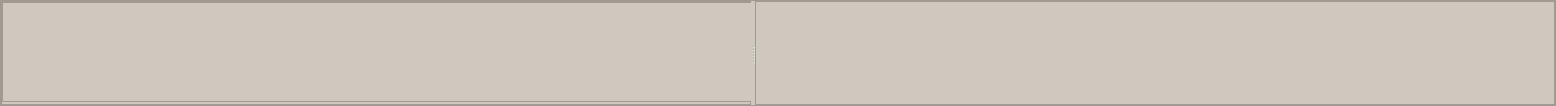
             <widget class="QFrame" name="frFooter">
              <property name="minimumSize">
               <size>
                <width>0</width>
                <height>80</height>
               </size>
              </property>
              <property name="maximumSize">
               <size>
                <width>16777215</width>
                <height>16777215</height>
               </size>
              </property>
              <property name="baseSize">
               <size>
                <width>0</width>
                <height>100</height>
               </size>
              </property>
              <property name="styleSheet">
               <string notr="true">background-color: #cfc8be;</string>
              </property>
              <property name="frameShape">
               <enum>QFrame::StyledPanel</enum>
              </property>
              <property name="frameShadow">
               <enum>QFrame::Raised</enum>
              </property>
              <layout class="QHBoxLayout" name="horizontalLayout_17">
               <property name="spacing">
                <number>0</number>
               </property>
               <property name="leftMargin">
                <number>0</number>
               </property>
               <property name="topMargin">
                <number>0</number>
               </property>
               <property name="rightMargin">
                <number>0</number>
               </property>
               <property name="bottomMargin">
                <number>0</number>
               </property>
               <item>
                <widget class="QSplitter" name="splitter_4">
                 <property name="minimumSize">
                  <size>
                   <width>0</width>
                   <height>100</height>
                  </size>
                 </property>
                 <property name="orientation">
                  <enum>Qt::Horizontal</enum>
                 </property>
                 <widget class="QFrame" name="frame_23">
                  <property name="minimumSize">
                   <size>
                    <width>750</width>
                    <height>0</height>
                   </size>
                  </property>
                  <property name="frameShape">
                   <enum>QFrame::StyledPanel</enum>
                  </property>
                  <property name="frameShadow">
                   <enum>QFrame::Raised</enum>
                  </property>
                  <layout class="QHBoxLayout" name="horizontalLayout_18">
                   <property name="spacing">
                    <number>0</number>
                   </property>
                   <property name="leftMargin">
                    <number>0</number>
                   </property>
                   <property name="topMargin">
                    <number>0</number>
                   </property>
                   <property name="rightMargin">
                    <number>0</number>
                   </property>
                   <property name="bottomMargin">
                    <number>2</number>
                   </property>
                   <item>
                    <widget class="QListWidget" name="listWidget">
                     <property name="sizePolicy">
                      <sizepolicy hsizetype="Preferred" vsizetype="Ignored">
                       <horstretch>0</horstretch>
                       <verstretch>0</verstretch>
                      </sizepolicy>
                     </property>
                     <property name="minimumSize">
                      <size>
                       <width>750</width>
                       <height>100</height>
                      </size>
                     </property>
                    </widget>
                   </item>
                  </layout>
                 </widget>
                 <widget class="QFrame" name="frame_24">
                  <property name="minimumSize">
                   <size>
                    <width>800</width>
                    <height>100</height>
                   </size>
                  </property>
                  <property name="frameShape">
                   <enum>QFrame::StyledPanel</enum>
                  </property>
                  <property name="frameShadow">
                   <enum>QFrame::Raised</enum>
                  </property>
                 </widget>
                </widget>
               </item>
              </layout>
             </widget>
